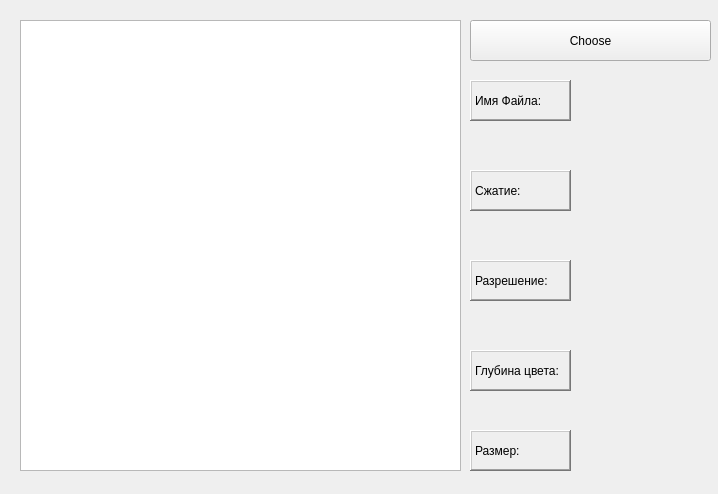
<?xml version="1.0" encoding="UTF-8"?>
<ui version="4.0">
 <class>Widget</class>
 <widget class="QWidget" name="Widget">
  <property name="geometry">
   <rect>
    <x>0</x>
    <y>0</y>
    <width>718</width>
    <height>494</height>
   </rect>
  </property>
  <property name="windowTitle">
   <string>Widget</string>
  </property>
  <widget class="QListView" name="listView">
   <property name="geometry">
    <rect>
     <x>20</x>
     <y>20</y>
     <width>441</width>
     <height>451</height>
    </rect>
   </property>
  </widget>
  <widget class="QLabel" name="Label_1">
   <property name="geometry">
    <rect>
     <x>470</x>
     <y>80</y>
     <width>101</width>
     <height>41</height>
    </rect>
   </property>
   <property name="frameShape">
    <enum>QFrame::WinPanel</enum>
   </property>
   <property name="frameShadow">
    <enum>QFrame::Raised</enum>
   </property>
   <property name="text">
    <string>Имя Файла:</string>
   </property>
  </widget>
  <widget class="QLabel" name="Label_5">
   <property name="geometry">
    <rect>
     <x>470</x>
     <y>430</y>
     <width>101</width>
     <height>41</height>
    </rect>
   </property>
   <property name="frameShape">
    <enum>QFrame::WinPanel</enum>
   </property>
   <property name="frameShadow">
    <enum>QFrame::Raised</enum>
   </property>
   <property name="text">
    <string>Размер:</string>
   </property>
  </widget>
  <widget class="QLabel" name="Label_3">
   <property name="geometry">
    <rect>
     <x>470</x>
     <y>260</y>
     <width>101</width>
     <height>41</height>
    </rect>
   </property>
   <property name="frameShape">
    <enum>QFrame::WinPanel</enum>
   </property>
   <property name="frameShadow">
    <enum>QFrame::Raised</enum>
   </property>
   <property name="text">
    <string>Разрешение: </string>
   </property>
  </widget>
  <widget class="QLabel" name="Label_4">
   <property name="geometry">
    <rect>
     <x>470</x>
     <y>350</y>
     <width>101</width>
     <height>41</height>
    </rect>
   </property>
   <property name="frameShape">
    <enum>QFrame::WinPanel</enum>
   </property>
   <property name="frameShadow">
    <enum>QFrame::Raised</enum>
   </property>
   <property name="text">
    <string>Глубина цвета:</string>
   </property>
  </widget>
  <widget class="QLabel" name="Label_2">
   <property name="geometry">
    <rect>
     <x>470</x>
     <y>170</y>
     <width>101</width>
     <height>41</height>
    </rect>
   </property>
   <property name="frameShape">
    <enum>QFrame::WinPanel</enum>
   </property>
   <property name="frameShadow">
    <enum>QFrame::Raised</enum>
   </property>
   <property name="text">
    <string>Сжатие:</string>
   </property>
  </widget>
  <widget class="QLabel" name="FileName">
   <property name="geometry">
    <rect>
     <x>600</x>
     <y>90</y>
     <width>141</width>
     <height>21</height>
    </rect>
   </property>
   <property name="text">
    <string/>
   </property>
  </widget>
  <widget class="QLabel" name="Contraction">
   <property name="geometry">
    <rect>
     <x>600</x>
     <y>170</y>
     <width>181</width>
     <height>31</height>
    </rect>
   </property>
   <property name="text">
    <string/>
   </property>
  </widget>
  <widget class="QLabel" name="Resolution">
   <property name="geometry">
    <rect>
     <x>600</x>
     <y>260</y>
     <width>181</width>
     <height>31</height>
    </rect>
   </property>
   <property name="text">
    <string/>
   </property>
  </widget>
  <widget class="QLabel" name="Color_depth">
   <property name="geometry">
    <rect>
     <x>600</x>
     <y>350</y>
     <width>181</width>
     <height>31</height>
    </rect>
   </property>
   <property name="text">
    <string/>
   </property>
  </widget>
  <widget class="QLabel" name="Size">
   <property name="geometry">
    <rect>
     <x>600</x>
     <y>430</y>
     <width>181</width>
     <height>31</height>
    </rect>
   </property>
   <property name="text">
    <string/>
   </property>
  </widget>
  <widget class="QPushButton" name="multiChoice">
   <property name="geometry">
    <rect>
     <x>470</x>
     <y>20</y>
     <width>241</width>
     <height>41</height>
    </rect>
   </property>
   <property name="text">
    <string>Choose</string>
   </property>
  </widget>
 </widget>
 <resources/>
 <connections/>
</ui>
